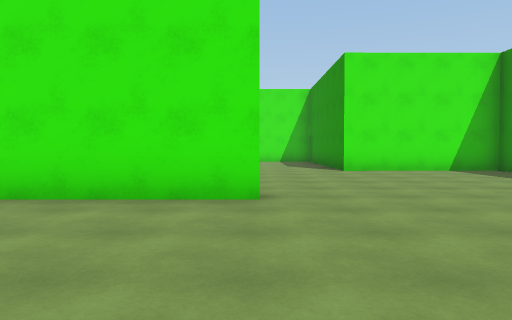
View 1 (above)

18 first-person views from a walk through a 3-D level made in the Unity game engine. The camera is 1.3 m above the floor, tilts 2° down and sees 70° across. The floor is counted in squares, 2 m on a side. Each view is taken from the middle of a square. On the plan, view 1 faces up. The plan holds only what a view shows up to about 11 squares ahead; the rest is blank. The place goes on beyond the plan. The player is left out. Some animated figures are not drawn.

View 2
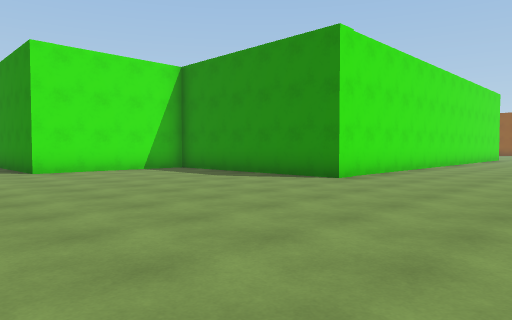

View 3
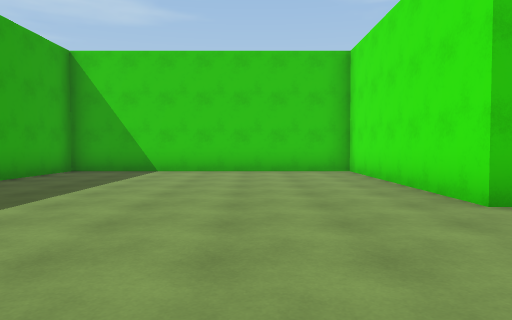

View 4
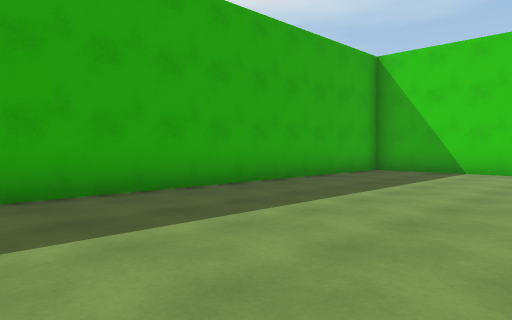

View 5
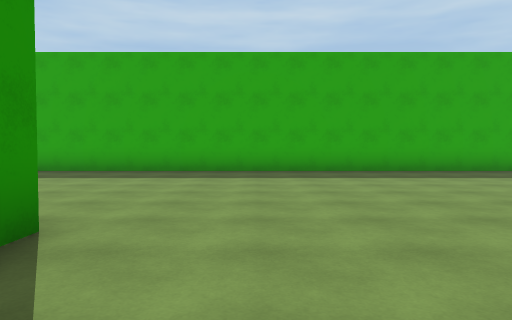

View 6
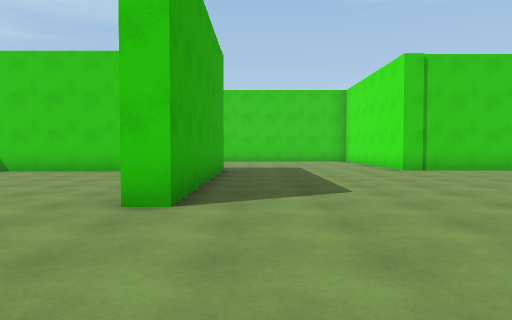

View 7
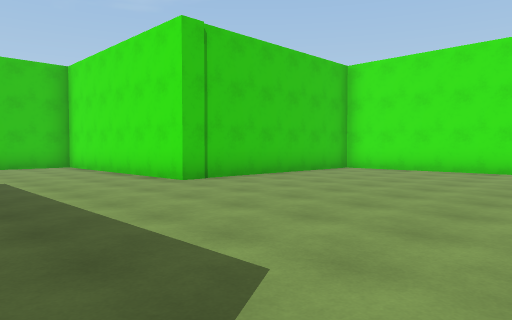

View 8
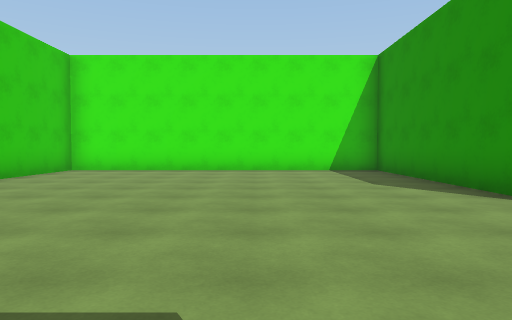

View 9
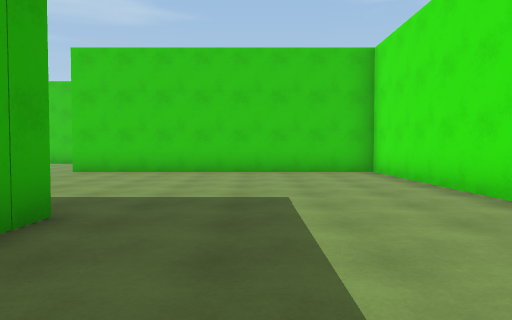

View 10
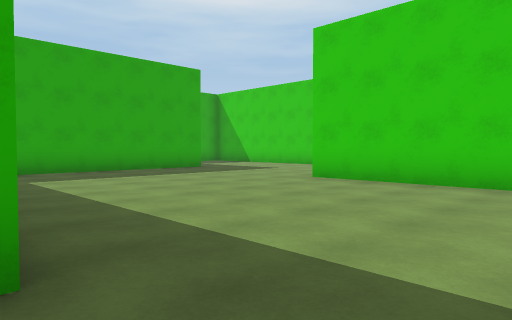

View 11
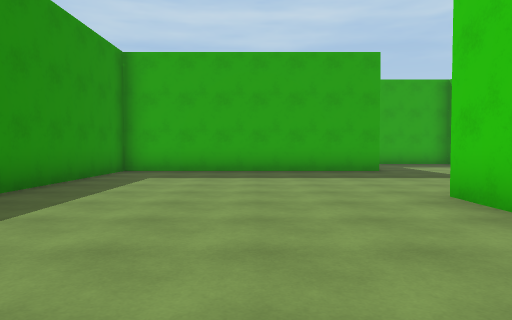

View 12
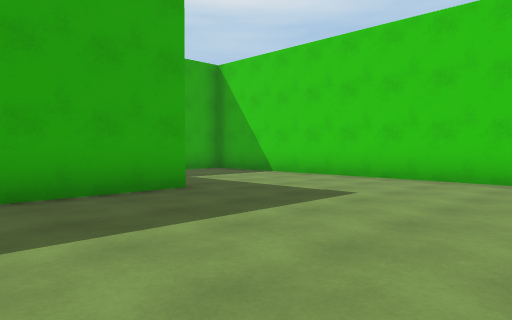

View 13
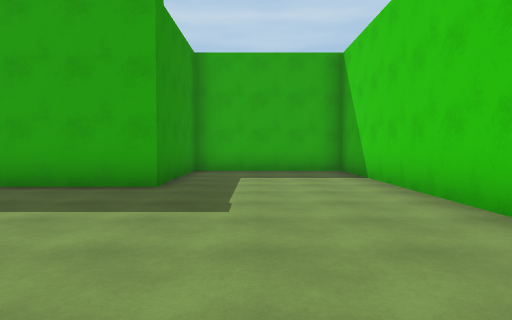

View 14
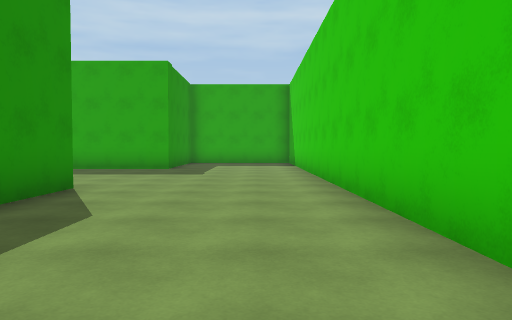

View 15
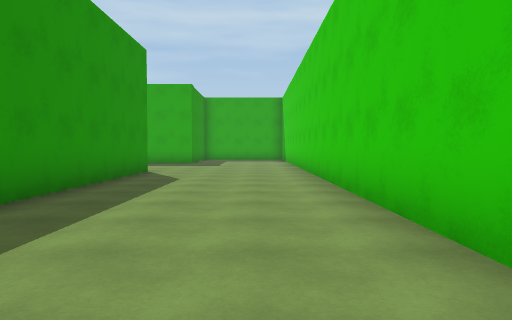

View 16
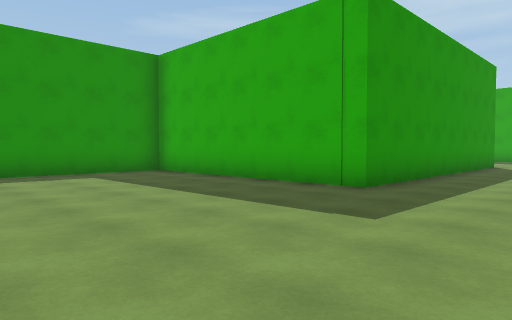

View 17
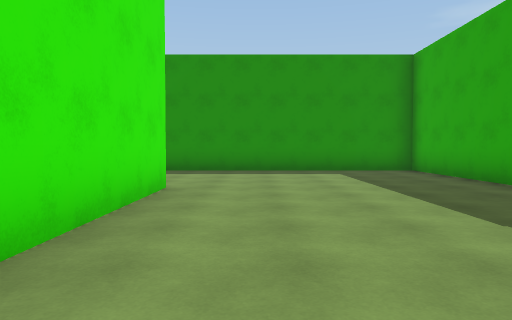

View 18
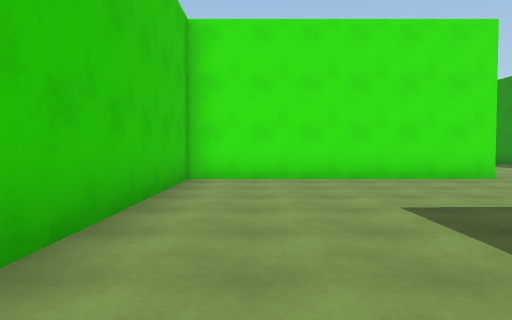

### Floor plan
Points are (right, up) in squares from view 1. A wall is a line through its corners. A room is listed if a view was taken in it or the views show most of it. See-through windows are left out.
Room 1 (views 1, 2, 3, 4, 5, 6, 7, 8, 9, 10, 11, 12, 13, 14, 15, 16, 17, 18)
walls: (11.4, 4.2) (6.7, 4.2) (6.7, 10.1) (2.4, 10.1) (2.4, 16.4) (-6.2, 16.4) (-6.2, 10.1) (-12.6, 10.1) (-12.6, 2.1); (-6.5, 5.1) (0, 5.1) (0, 4.5) (-5.9, 4.5) (-5.9, -3) (11, -3); (-13.1, 2.1) (-13.1, 10.6) (-6.8, 10.6) (-6.8, 17.5); (-11, 16.4) (-17.4, 16.4) (-17.4, -7) (-13.3, -7) (-13.3, -3) (-6.4, -3) (-6.4, 1.9)

Positions as (right, up) in squares from view 1, and headings:
1: (0, 0), facing up
2: (0, 0), facing up-right
3: (4, 2), facing left
4: (4, 2), facing down-left
5: (5, 7), facing down
6: (4, 6), facing left
7: (0, 6), facing up-left
8: (-1, 6), facing up
9: (-3, 7), facing left
10: (-6, 7), facing down-left
11: (-10, 7), facing down
12: (-10, 2), facing down-left
13: (-15, 3), facing down
14: (-16, 8), facing down
15: (-16, 12), facing down
16: (-16, 16), facing down-right
17: (-17, 15), facing right
18: (-16, 9), facing up
